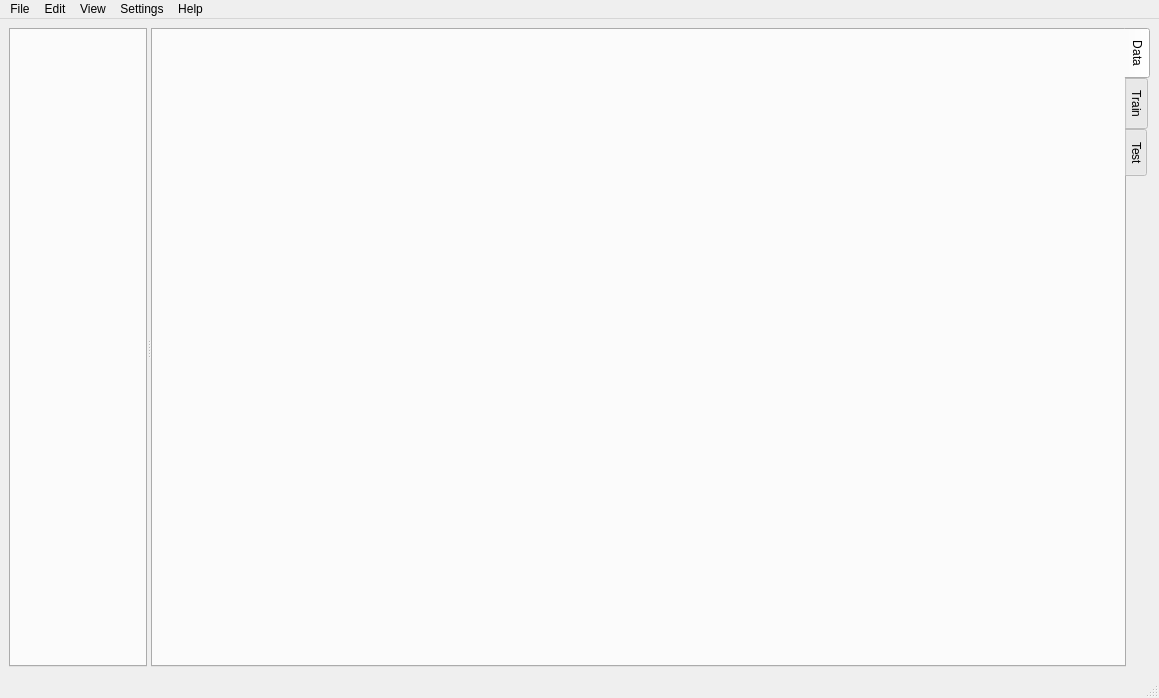
<?xml version="1.0" encoding="UTF-8"?>
<ui version="4.0">
 <class>MainWindow</class>
 <widget class="QMainWindow" name="MainWindow">
  <property name="geometry">
   <rect>
    <x>0</x>
    <y>0</y>
    <width>1159</width>
    <height>698</height>
   </rect>
  </property>
  <property name="windowTitle">
   <string>MainWindow</string>
  </property>
  <property name="styleSheet">
   <string notr="true"/>
  </property>
  <widget class="QWidget" name="centralwidget">
   <property name="styleSheet">
    <string notr="true"/>
   </property>
   <layout class="QHBoxLayout" name="horizontalLayout">
    <item>
     <widget class="QSplitter" name="splitter">
      <property name="orientation">
       <enum>Qt::Horizontal</enum>
      </property>
      <widget class="QTabWidget" name="tabWidget">
       <property name="styleSheet">
        <string notr="true"/>
       </property>
       <property name="currentIndex">
        <number>-1</number>
       </property>
      </widget>
      <widget class="QTabWidget" name="config_windows">
       <property name="autoFillBackground">
        <bool>false</bool>
       </property>
       <property name="styleSheet">
        <string notr="true"/>
       </property>
       <property name="tabPosition">
        <enum>QTabWidget::East</enum>
       </property>
       <property name="currentIndex">
        <number>0</number>
       </property>
       <widget class="QWidget" name="data_tab">
        <attribute name="title">
         <string>Data</string>
        </attribute>
       </widget>
       <widget class="QWidget" name="train_settings_tab">
        <attribute name="title">
         <string>Train</string>
        </attribute>
       </widget>
       <widget class="QWidget" name="test_tab">
        <attribute name="title">
         <string>Test</string>
        </attribute>
       </widget>
      </widget>
     </widget>
    </item>
   </layout>
  </widget>
  <widget class="QMenuBar" name="menubar">
   <property name="geometry">
    <rect>
     <x>0</x>
     <y>0</y>
     <width>1159</width>
     <height>22</height>
    </rect>
   </property>
   <property name="styleSheet">
    <string notr="true"/>
   </property>
   <widget class="QMenu" name="menuFile">
    <property name="title">
     <string>File</string>
    </property>
   </widget>
   <widget class="QMenu" name="menuEdit">
    <property name="title">
     <string>Edit</string>
    </property>
   </widget>
   <widget class="QMenu" name="menuSettings">
    <property name="title">
     <string>Settings</string>
    </property>
   </widget>
   <widget class="QMenu" name="menuHelp">
    <property name="title">
     <string>Help</string>
    </property>
   </widget>
   <widget class="QMenu" name="menuView">
    <property name="title">
     <string>View</string>
    </property>
   </widget>
   <addaction name="menuFile"/>
   <addaction name="menuEdit"/>
   <addaction name="menuView"/>
   <addaction name="menuSettings"/>
   <addaction name="menuHelp"/>
  </widget>
  <widget class="QStatusBar" name="statusbar"/>
 </widget>
 <resources/>
 <connections/>
</ui>
